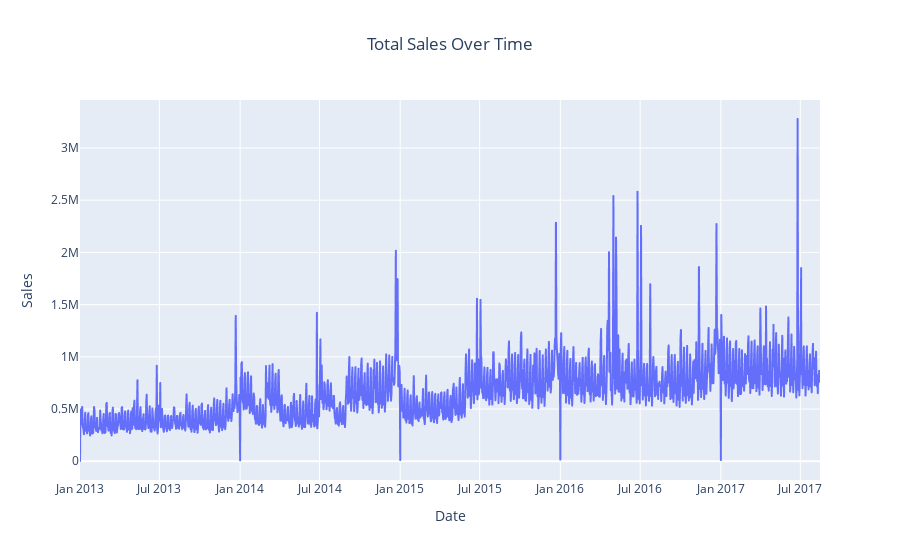

The notebook cell saved with this chart:
### Markdown cell above
## 🔍 Question 1: How Have Total Sales Evolved Over Time?

### Code cell
sales_over_time = df.groupby('date')['sales'].sum().reset_index()
fig = px.line(sales_over_time, x='date', y='sales', title="Total Sales Over Time")
fig.update_layout(
    xaxis_title="Date",
    yaxis_title="Sales",
    template="plotly",
    title_x=0.5
)
fig.write_html("../visualizations/interactive/sales_over_time.html")
fig.show()

### Figure 1 — Plotly figure (JSON) as saved in the notebook; plotly's stock layout.template omitted (floating-point values rounded to 4 significant figures; data arrays with more than 128 entries replaced by an {"elided": "..."} marker saying what was removed)
{"data": [{"hovertemplate": "date=%{x}<br>sales=%{y}<extra></extra>", "legendgroup": "", "line": {"color": "#636efa", "dash": "solid"}, "marker": {"symbol": "circle"}, "mode": "lines", "name": "", "showlegend": false, "type": "scattergl", "x": {"elided": "1684 str values"}, "xaxis": "x", "y": {"elided": "1684 float values"}, "yaxis": "y"}], "layout": {"legend": {"tracegroupgap": 0}, "title": {"text": "Total Sales Over Time", "x": 0.5}, "xaxis": {"anchor": "y", "domain": [0, 1], "title": {"text": "Date"}}, "yaxis": {"anchor": "x", "domain": [0, 1], "title": {"text": "Sales"}}}}
